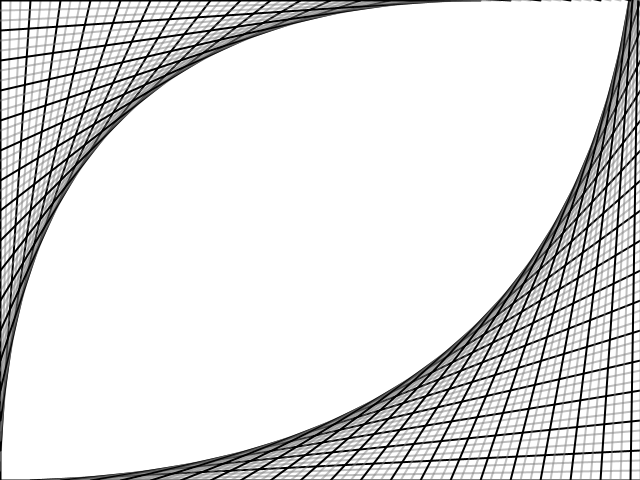
Frame 1 (no input)
Frame 60 (the mouse pressed at the canvas centre just before this capture): identical to frame 1, image omitted
Frame 120 (the mouse held since frame 60 and released just before this capture): identical to frame 1, image omitted

The Processing sketch that drew this single still picture (run headless with seeded random() and noise(); from frame 60 on, the mouse is pressed at the canvas centre):

// Processing sketch: Circle
// ── Circle.pde
int frame = 0;
float multiplier = 0.04;
int numberOfPoints = 320;

Boolean descending = true;

Float[][] circleDotPos;
int nrOfDots = 0;

void setup()
{
	size(640, 480);
	strokeWeight(5);
  frameRate(60);

  circleDotPos = new Float[360][];
}

void draw()
{
	background(255);

  ParabolicCurves();
  //DrawCircle();

  //frame++;
  if(descending){
    frame += 1;//((frame%nrOfDots)/nrOfDots);
    if(frame >= width){
      descending = false;
      return;
    }
  }
  else{
    frame -= 1;//((frame%nrOfDots)/nrOfDots);
    if(frame <= 0){
      descending = true;
      return;
    }
  }
}

//TODO: Animate these
void ParabolicCurves(){
  drawParabolicCurves(width, height, width, height, 10, -10, 2);
  drawParabolicCurves(0, height, width, 0, 10, -10, 2);
}
void drawParabolicCurves(int PCStartX, int PCStartY, int numberOfLines, int PCEndY, int PCDistanceX, int PCDistanceY, int PCWidth){
  stroke(128, 128, 128, 128);
  strokeWeight(PCWidth);

  for(int i = 0; i < numberOfLines; i++){
    if(i%3==0){
      stroke(0, 0, 0, 255);
    }
    else{
      stroke(128, 128, 128, 128);
    }
    line(PCStartX, PCStartY+(i*PCDistanceY), i*PCDistanceX, PCEndY);
  }
}

void DrawCircle(){
  nrOfDots = 0;

  int arrayId = 0;
  for(int i = 0; i < 360; i++){
    if(i >= 360){
      break;
    }

    stroke(255, 155, 155); //<>// //<>//

    float rads = radians(i);

    //frame = 200;
    float x = (width/2)+cos(rads+frame)*(frame/2);
    float y = (height/2)+sin(rads+frame)*(frame/2);

    circleDotPos[arrayId] = new Float[5];
    circleDotPos[arrayId][0] = x;
    circleDotPos[arrayId][1] = y;
    circleDotPos[arrayId][2] = random(255);
    circleDotPos[arrayId][3] = random(255);
    circleDotPos[arrayId][4] = random(255);
    arrayId++;
    nrOfDots++;

    //Draws the points
    //strokeWeight(5);
    //stroke(random(255),random(255),random(255));
    //point(x, y);
  }

  for(int i = 0; i < (nrOfDots/2); i++){
    strokeWeight(2);
    stroke(circleDotPos[i][2], circleDotPos[i][2], circleDotPos[i][2]);

    float x1 = circleDotPos[(i + 0)%nrOfDots][0];
    float y1 = circleDotPos[(i + 0)%nrOfDots][1];
    float x2 = circleDotPos[(nrOfDots-1-i + 0)%nrOfDots][0];
    float y2 = circleDotPos[(nrOfDots-1-i + 0)%nrOfDots][1];

    line(x1, y1, x2, y2);
  }

  for(int i = 0; i < nrOfDots; i++){
    float x1 = circleDotPos[(i + 0)%nrOfDots][0];
    float y1 = circleDotPos[(i + 0)%nrOfDots][1];
    float x2 = circleDotPos[(i+1 + 0)%nrOfDots][0];
    float y2 = circleDotPos[(i+1 + 0)%nrOfDots][1];

    line(x1, y1, x2, y2);
  }
}
